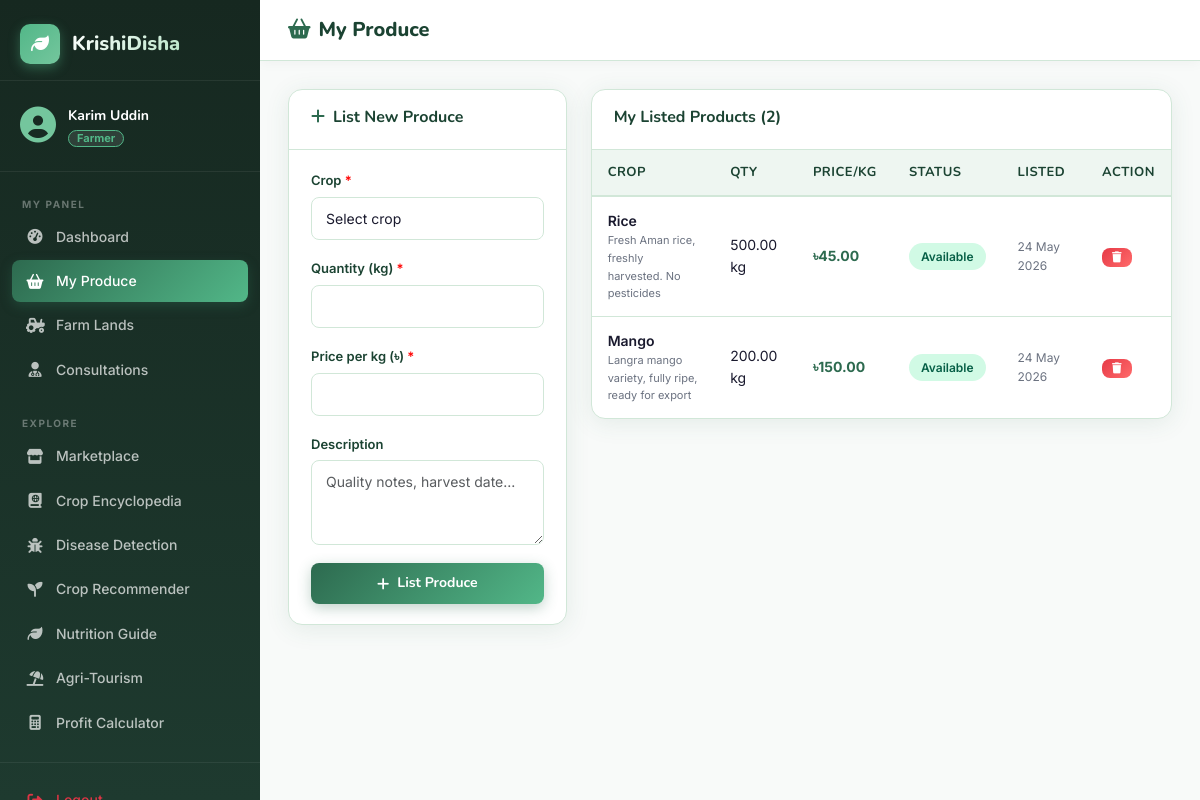
The app's page /farmer/produce.php (signed in) with its own data.
### tables this page shows
CREATE TABLE PRODUCT (
    id INT AUTO_INCREMENT PRIMARY KEY,
    farmer_id INT NOT NULL,
    crop_id INT NOT NULL,
    quantity_kg DECIMAL(10,2) NOT NULL,
    price_per_kg DECIMAL(10,2) NOT NULL,
    description TEXT,
    status ENUM('available','sold','pending') DEFAULT 'available',
    created_at TIMESTAMP DEFAULT CURRENT_TIMESTAMP,
    FOREIGN KEY (farmer_id) REFERENCES FARMER(id) ON DELETE CASCADE,
    FOREIGN KEY (crop_id) REFERENCES CROP(id)
);

CREATE TABLE CROP (
    id INT AUTO_INCREMENT PRIMARY KEY,
    name VARCHAR(150) NOT NULL,
    scientific_name VARCHAR(200),
    local_name VARCHAR(150),
    origin VARCHAR(200),
    history TEXT,
    image VARCHAR(255) DEFAULT 'assets/images/crops/default.jpg',
    trade_status ENUM('local','export','both') DEFAULT 'local',
    season ENUM('summer','winter','rainy','all') DEFAULT 'all',
    category VARCHAR(100),
    created_at TIMESTAMP DEFAULT CURRENT_TIMESTAMP
);

### farmer/produce.php (the view, shortened to what this page needs)
<?php
require_once __DIR__ . '/../config/db.php';
$farmer = $pdo->prepare("SELECT * FROM FARMER WHERE user_id=?");
$farmer->execute([$_SESSION['user_id']]);
$f = $farmer->fetch();
$fid = $f['id'] ?? 0;
$products = $pdo->prepare("SELECT p.*, c.name as crop_name FROM PRODUCT p JOIN CROP c ON p.crop_id=c.id WHERE p.farmer_id=? ORDER BY p.created_at DESC");
$products->execute([$fid]);
$products = $products->fetchAll();
?>
<?php include __DIR__ . '/../includes/header.php'; ?>
<div class="layout-wrapper">
<?php include __DIR__ . '/../includes/sidebar.php'; ?>
<div class="main-content">
    <div class="topbar">
        <div class="d-flex align-items-center gap-3">
            <div class="topbar-title"><i class="fa-solid fa-basket-shopping me-2" style="color:var(--primary);"></i>My Produce</div>
        </div>
    </div>
    <div class="page-body">
        <div class="row g-4">
            <div class="col-lg-4">
                <div class="card-kd">
                    <div class="card-header-kd"><h5><i class="fa-solid fa-plus me-2" style="color:var(--primary);"></i>List New Produce</h5></div>
                    <div class="card-body-kd">
                        <form method="POST" class="form-kd" data-validate>
                            <div class="form-group">
                                <label>Crop <span style="color:red">*</span></label>
                                <select name="crop_id" class="form-control" required>
                                    <option value="">Select crop</option>
                                </select>
                            </div>
                            <div class="form-group">
                                <label>Quantity (kg) <span style="color:red">*</span></label>
                                <input type="number" name="quantity_kg" step="0.01" min="0.01" class="form-control" required>
                            </div>
                            <div class="form-group">
                                <label>Price per kg (৳) <span style="color:red">*</span></label>
                                <input type="number" name="price_per_kg" step="0.01" min="0.01" class="form-control" required>
                            </div>
                            <div class="form-group">
                                <label>Description</label>
                                <textarea name="description" class="form-control" rows="3" placeholder="Quality notes, harvest date..."></textarea>
                            </div>
                            <button type="submit" name="add_product" class="btn-kd btn-kd-primary w-100 justify-content-center">
                                <i class="fa-solid fa-plus"></i> List Produce
                            </button>
                        </form>
                    </div>
                </div>
            </div>
            <div class="col-lg-8">
                <div class="card-kd">
                    <div class="card-header-kd">
                        <h5>My Listed Products (<?= count($products) ?>)</h5>
                    </div>
                    <div class="card-body-kd p-0">
                        <table class="table-kd">
                            <thead><tr><th>Crop</th><th>Qty</th><th>Price/kg</th><th>Status</th><th>Listed</th><th>Action</th></tr></thead>
                            <tbody>
                            <?php foreach ($products as $p): ?>
                            <tr>
                                <td>
                                    <div style="font-weight:600;"><?= htmlspecialchars($p['crop_name']) ?></div>
                                    <?php if ($p['description']): ?><div style="font-size:11px;color:var(--text-muted);"><?= mb_substr(htmlspecialchars($p['description']),0,50) ?></div><?php endif; ?>
                                </td>
                                <td><?= $p['quantity_kg'] ?> kg</td>
                                <td style="font-weight:700;color:var(--primary);">৳<?= $p['price_per_kg'] ?></td>
                                <td><?php $sc=['available'=>'badge-success','sold'=>'badge-muted','pending'=>'badge-warning']; ?><span class="badge-kd <?= $sc[$p['status']]??'badge-muted' ?>"><?= ucfirst($p['status']) ?></span></td>
                                <td style="font-size:12px;color:var(--text-muted);"><?= date('d M Y',strtotime($p['created_at'])) ?></td>
                                <td>
                                    <?php if ($p['status'] === 'available'): ?>
                                    <a href="?delete=<?= $p['id'] ?>" class="btn-kd btn-kd-danger" style="padding:4px 10px;font-size:11px;" data-confirm="Remove this product?">
                                        <i class="fa-solid fa-trash"></i>
                                    </a>
                                    <?php endif; ?>
                                </td>
                            </tr>
                            <?php endforeach; ?>
                            </tbody>
                        </table>
                    </div>
                </div>
            </div>
        </div>
    </div>
</div>
</div>
<?php include __DIR__ . '/../includes/footer.php'; ?>

### assets/css/style.css (style rules this page uses)
:root { --primary: #2d6a4f; --primary-light: #52b788; --primary-dark: #1b4332; --accent: #74c69d; --accent2: #b7e4c7; --accent3: #d8f3dc; --gold: #f4a261; --gold-light: #ffd166; --danger: #e63946; --warning: #f4a261; --info: #4895ef; --dark: #0d1b14; --dark2: #162820; --dark3: #1e3a2f; --surface: #ffffff; --surface2: #f8faf9; --surface3: #eef6f1; --text: #1a1a2e; --text-muted: #6b7280; --border: #d1e7d8; --sidebar-w: 260px; --radius: 14px; --radius-sm: 8px; --shadow: 0 4px 24px rgba(45,106,79,0.10); --shadow-lg: 0 8px 40px rgba(45,106,79,0.18); --transition: 0.25s cubic-bezier(0.4,0,0.2,1); }
*, *::before, *::after { box-sizing: border-box; margin: 0; padding: 0; }
html { scroll-behavior: smooth; }
body { font-family: 'Inter', sans-serif; font-size: 15px; color: var(--text); background: var(--surface2); line-height: 1.6; }
h1,h2,h3,h4,h5,h6 { font-family: 'Nunito', sans-serif; font-weight: 700; }
a { text-decoration: none; color: inherit; }
.layout-wrapper { display: flex; min-height: 100vh; }
.main-content { margin-left: var(--sidebar-w); flex: 1; display: flex; flex-direction: column; min-height: 100vh; }
.topbar { background: var(--surface); border-bottom: 1px solid var(--border); padding: 14px 28px; display: flex; align-items: center; justify-content: space-between; position: sticky; top: 0; z-index: 100; box-shadow: 0 2px 12px rgba(0,0,0,0.04); }
.topbar-title { font-family: 'Nunito', sans-serif; font-size: 20px; font-weight: 800; color: var(--primary-dark); }
.topbar-title i { color: var(--primary) !important; }
.page-body { padding: 28px; flex: 1; }
.card-kd { background: var(--surface); border: 1px solid var(--border); border-radius: var(--radius); box-shadow: var(--shadow); transition: transform var(--transition), box-shadow var(--transition); overflow: hidden; }
.card-kd .card-header-kd { padding: 18px 22px 14px; border-bottom: 1px solid var(--border); display: flex; align-items: center; justify-content: space-between; }
.card-kd .card-header-kd h5 { font-size: 16px; font-weight: 700; color: var(--primary-dark); }
.card-kd .card-body-kd { padding: 20px 22px; }
.btn-kd { display: inline-flex; align-items: center; gap: 8px; padding: 9px 20px; border-radius: var(--radius-sm); font-family: 'Nunito', sans-serif; font-weight: 700; font-size: 14px; border: none; cursor: pointer; transition: all var(--transition); text-decoration: none; }
.btn-kd-primary { background: linear-gradient(135deg, var(--primary), var(--primary-light)); color: #fff; box-shadow: 0 4px 14px rgba(45,106,79,0.3); }
.btn-kd-danger { background: linear-gradient(135deg, var(--danger), #ff6b6b); color: #fff; }
.table-kd { width: 100%; border-collapse: collapse; }
.table-kd thead th { background: var(--surface3); color: var(--primary-dark); font-family: 'Nunito', sans-serif; font-weight: 700; font-size: 13px; letter-spacing: 0.5px; text-transform: uppercase; padding: 12px 16px; border-bottom: 2px solid var(--border); }
.table-kd tbody td { padding: 13px 16px; border-bottom: 1px solid var(--border); font-size: 14px; vertical-align: middle; transition: background var(--transition); }
.table-kd tbody tr:last-child td { border-bottom: none; }
.badge-kd { display: inline-flex; align-items: center; gap: 5px; padding: 4px 12px; border-radius: 20px; font-size: 12px; font-weight: 600; }
.badge-success { background: #d1fae5; color: #065f46; }
.form-kd .form-group { margin-bottom: 18px; }
.form-kd label { display: block; font-weight: 600; font-size: 13px; color: var(--primary-dark); margin-bottom: 6px; }
.form-kd .form-control { width: 100%; padding: 10px 14px; border: 1.5px solid var(--border); border-radius: var(--radius-sm); font-family: 'Inter', sans-serif; font-size: 14px; background: var(--surface); color: var(--text); transition: border-color var(--transition), box-shadow var(--transition); outline: none; }
.form-kd select.form-control { cursor: pointer; }

### records on screen
product: crop.name "Rice", description "Fresh Aman rice, freshly harvested. No pesticides", quantity_kg "500.00", price_per_kg "45.00", status "Available", created_at "24 May 2026"
product: crop.name "Mango", description "Langra mango variety, fully ripe, ready for export", quantity_kg "200.00", price_per_kg "150.00", status "Available", created_at "24 May 2026"

### other values on screen
$userName "Karim Uddin"
$role "Farmer"
$item['label'] "Dashboard"
$item['label'] "My Produce"
$item['label'] "Farm Lands"
$item['label'] "Consultations"
$item['label'] "Marketplace"
$item['label'] "Crop Encyclopedia"
$item['label'] "Disease Detection"
$item['label'] "Crop Recommender"
$item['label'] "Nutrition Guide"
$item['label'] "Agri-Tourism"
$item['label'] "Profit Calculator"
count($products) "2"
